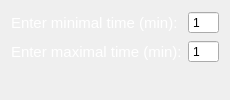
       <widget class="QWidget" name="time">
        <property name="palette">
         <palette>
          <active>
           <colorrole role="WindowText">
            <brush brushstyle="SolidPattern">
             <color alpha="255">
              <red>255</red>
              <green>255</green>
              <blue>255</blue>
             </color>
            </brush>
           </colorrole>
          </active>
          <inactive>
           <colorrole role="WindowText">
            <brush brushstyle="SolidPattern">
             <color alpha="255">
              <red>255</red>
              <green>255</green>
              <blue>255</blue>
             </color>
            </brush>
           </colorrole>
          </inactive>
          <disabled>
           <colorrole role="WindowText">
            <brush brushstyle="SolidPattern">
             <color alpha="255">
              <red>0</red>
              <green>0</green>
              <blue>0</blue>
             </color>
            </brush>
           </colorrole>
          </disabled>
         </palette>
        </property>
        <property name="autoFillBackground">
         <bool>true</bool>
        </property>
        <attribute name="title">
         <string>Time</string>
        </attribute>
        <layout class="QGridLayout" name="gridLayout_4">
         <item row="0" column="0">
          <layout class="QFormLayout" name="formLayout_3">
           <item row="0" column="0">
            <widget class="QLabel" name="label_3">
             <property name="font">
              <font>
               <pointsize>11</pointsize>
              </font>
             </property>
             <property name="text">
              <string>Enter minimal time (min):</string>
             </property>
            </widget>
           </item>
           <item row="0" column="1">
            <widget class="QSpinBox" name="minTimeSearch">
             <property name="palette">
              <palette>
               <active>
                <colorrole role="Text">
                 <brush brushstyle="SolidPattern">
                  <color alpha="255">
                   <red>0</red>
                   <green>0</green>
                   <blue>0</blue>
                  </color>
                 </brush>
                </colorrole>
               </active>
               <inactive>
                <colorrole role="Text">
                 <brush brushstyle="SolidPattern">
                  <color alpha="255">
                   <red>0</red>
                   <green>0</green>
                   <blue>0</blue>
                  </color>
                 </brush>
                </colorrole>
               </inactive>
               <disabled>
                <colorrole role="Text">
                 <brush brushstyle="SolidPattern">
                  <color alpha="255">
                   <red>0</red>
                   <green>0</green>
                   <blue>0</blue>
                  </color>
                 </brush>
                </colorrole>
               </disabled>
              </palette>
             </property>
             <property name="buttonSymbols">
              <enum>QAbstractSpinBox::NoButtons</enum>
             </property>
             <property name="minimum">
              <number>1</number>
             </property>
             <property name="maximum">
              <number>360</number>
             </property>
            </widget>
           </item>
           <item row="1" column="0">
            <widget class="QLabel" name="label_4">
             <property name="font">
              <font>
               <pointsize>11</pointsize>
              </font>
             </property>
             <property name="text">
              <string>Enter maximal time (min):</string>
             </property>
            </widget>
           </item>
           <item row="1" column="1">
            <widget class="QSpinBox" name="maxTimeSearch">
             <property name="palette">
              <palette>
               <active>
                <colorrole role="Text">
                 <brush brushstyle="SolidPattern">
                  <color alpha="255">
                   <red>0</red>
                   <green>0</green>
                   <blue>0</blue>
                  </color>
                 </brush>
                </colorrole>
               </active>
               <inactive>
                <colorrole role="Text">
                 <brush brushstyle="SolidPattern">
                  <color alpha="255">
                   <red>0</red>
                   <green>0</green>
                   <blue>0</blue>
                  </color>
                 </brush>
                </colorrole>
               </inactive>
               <disabled>
                <colorrole role="Text">
                 <brush brushstyle="SolidPattern">
                  <color alpha="255">
                   <red>0</red>
                   <green>0</green>
                   <blue>0</blue>
                  </color>
                 </brush>
                </colorrole>
               </disabled>
              </palette>
             </property>
             <property name="buttonSymbols">
              <enum>QAbstractSpinBox::NoButtons</enum>
             </property>
             <property name="minimum">
              <number>1</number>
             </property>
             <property name="maximum">
              <number>360</number>
             </property>
            </widget>
           </item>
          </layout>
         </item>
        </layout>
       </widget>
